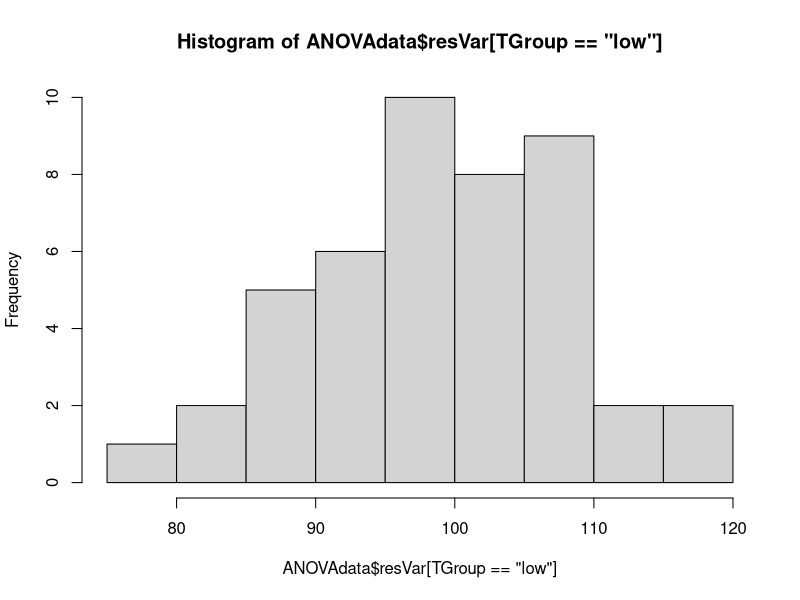
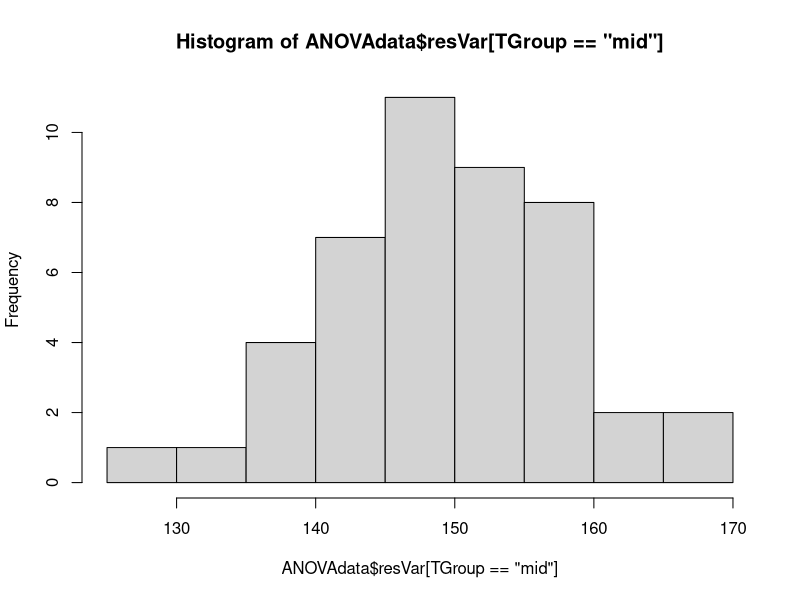
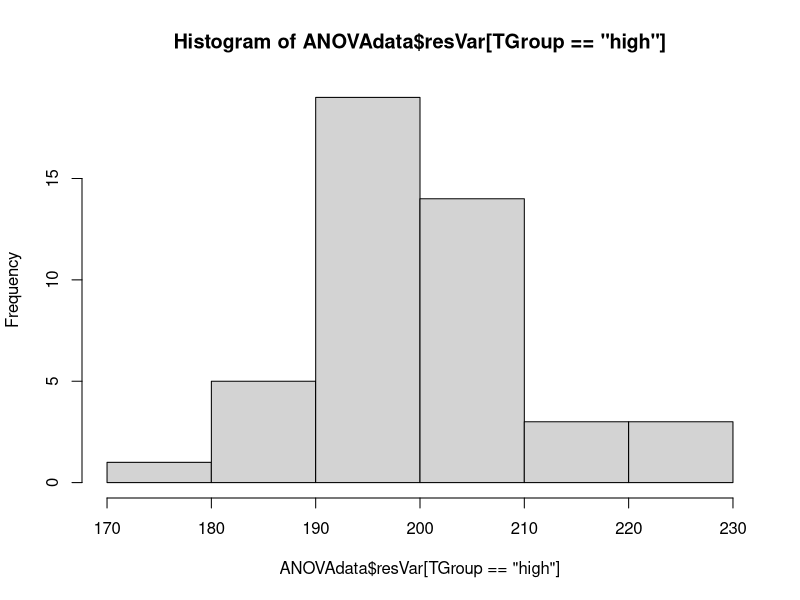
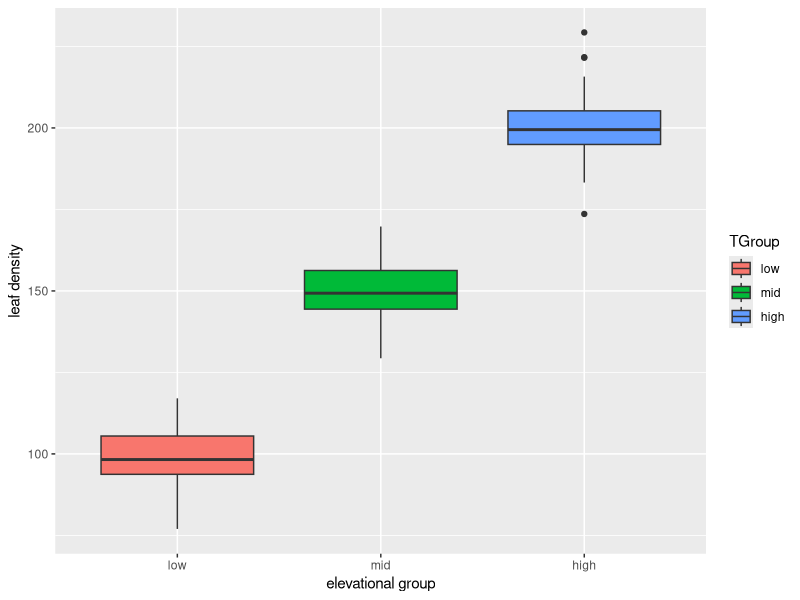
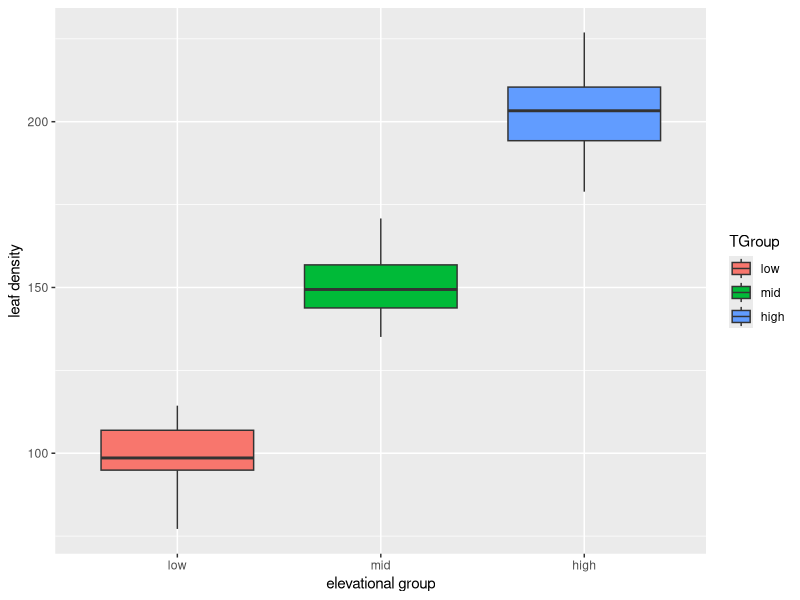
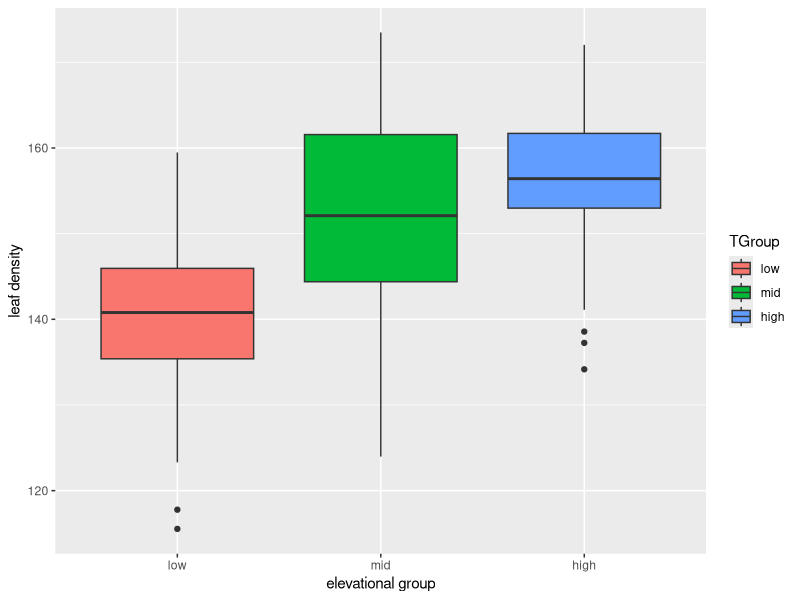
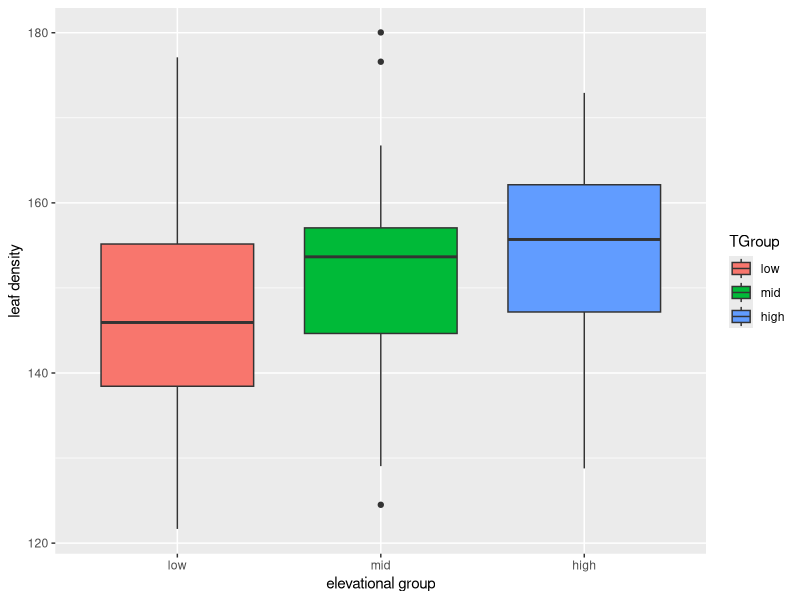
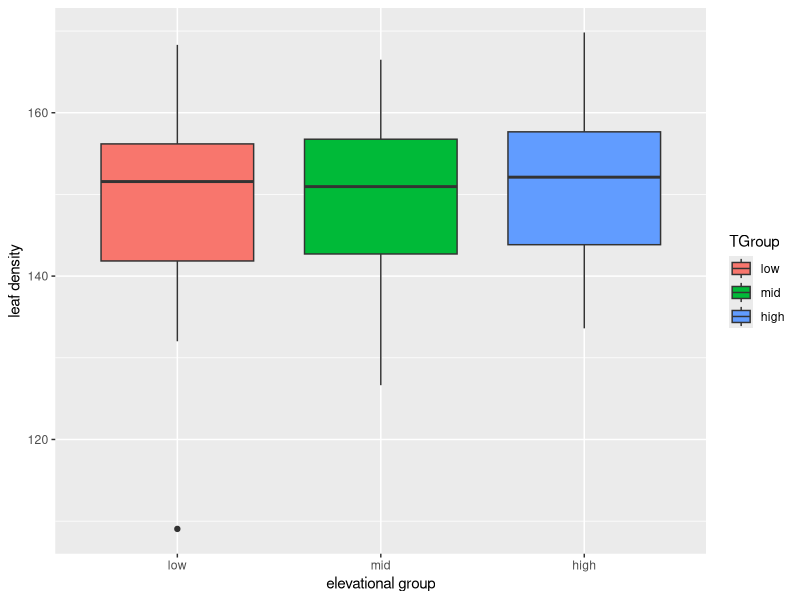

The R script that drew these images, in order:
## ---- chunk 1
data <- read.csv("Pinus.csv")

str(data) # checking structure and column label names

# renaming columns
data$LMA <- data$X.LMA..mg.mm2. # LMA = leaf mass per area (mg/mm^2)
data$Alt <- data$X.Alt # Alt = elevation (m)

# the LMA values are annoyingly small, so I'm converting the measurement to g/mm^2
data$LMA <- data$LMA*1000
data$LMA # these numbers are easier to look at


low <- subset(data, Alt == "1200") # low elevation = 1200m
mid <- subset(data, Alt == "1600") # mid elevation = 1600m
high <- subset(data, Alt == "2000") # high elevation = 2000m 

# expected mean LMA for low elevation = 100 g/mm^2
# expected mean LMA for mid elevation = 150 g/mm^2
# expected mean LMA for high elevation = 200 g/mm^2
# standard deviation = 10
# sample size for each group = 45

# making the random data set
nGroup <- 3 # number of treatment groups
nName <- c("low","mid","high") # names of groups
nSize <- c(45,45,45) # number of observations in each group
nMean <- c(100,150,200) # expected mean of each group
nSD <- c(10,10,10) # standard deviation of each group
ID <- 1:(sum(nSize)) # assigning and id number for each row

# putting the data into a dataframe
resVar <- c(rnorm(n=nSize[1],mean=nMean[1],sd=nSD[1]),
            rnorm(n=nSize[2],mean=nMean[2],sd=nSD[2]),
            rnorm(n=nSize[3],mean=nMean[3],sd=nSD[3]))

TGroup <- factor(x=rep(nName,nSize), levels=nName, ordered= is.ordered(nName)) # make a column with the nNames repeated nSize times as factor data so that order of elevational groups stays the way I want

ANOVAdata <- data.frame(ID,TGroup,resVar) # putting it all together

str(ANOVAdata) # checking it out
hist(ANOVAdata$resVar[TGroup == "low"])
hist(ANOVAdata$resVar[TGroup == "mid"]) #less normally distributed than I'd expect
hist(ANOVAdata$resVar[TGroup == "high"])

## ---- chunk 2
ANOVAmodel <- aov(resVar~TGroup,data=ANOVAdata) # ANOVA analysis
boop <- summary(ANOVAmodel) # put the summary into an object
boop # take a peek
aggregate(resVar~TGroup,data=ANOVAdata,FUN=mean) # print the means for low, mid, high
unlist(boop) # to make it easier to extract the ones we want
ANOVAsum <- list(Fval=unlist(boop)[7],probF=unlist(boop)[9]) # F statistic & p-value
ANOVAsum
## ---- chunk 3
library(ggplot2) # load ggplot

ANOVAplot <- ggplot(data=ANOVAdata,aes(x=TGroup,y=resVar,fill=TGroup)) +
  geom_boxplot() +
  xlab("elevational group") +
  ylab("leaf density")

print(ANOVAplot)

ggsave(filename = "ANOVA_HW8.pdf", plot = ANOVAplot, device = "pdf") #in case I want to look at this later
## ---- chunk 4
nGroup <- 3 
nName <- c("low","mid","high")
nSize <- c(45,45,45) 
nMean <- c(100,150,200)
nSD <- c(10,10,10) 
ID <- 1:(sum(nSize)) 
resVar <- c(rnorm(n=nSize[1],mean=nMean[1],sd=nSD[1]),
            rnorm(n=nSize[2],mean=nMean[2],sd=nSD[2]),
            rnorm(n=nSize[3],mean=nMean[3],sd=nSD[3]))
TGroup <- factor(x=rep(nName,nSize), levels=nName, ordered= is.ordered(nName)) 
ANOVAdata <- data.frame(ID,TGroup,resVar) 
ANOVAmodel <- aov(resVar~TGroup,data=ANOVAdata) 
boop <- summary(ANOVAmodel) 
aggregate(resVar~TGroup,data=ANOVAdata,FUN=mean)
unlist(boop)
ANOVAsum <- list(Fval=unlist(boop)[7],probF=unlist(boop)[9])
ANOVAsum
ANOVAplot <- ggplot(data=ANOVAdata,aes(x=TGroup,y=resVar,fill=TGroup)) +
  geom_boxplot() +
  xlab("elevational group") +
  ylab("leaf density")
print(ANOVAplot)
## ---- chunk 5
nGroup <- 3 
nName <- c("low","mid","high")
nSize <- c(45,45,45) 
nMean <- c(140,150,160)# I adjusted the difference b/n the means to be much smaller
nSD <- c(10,10,10) 
ID <- 1:(sum(nSize)) 
resVar <- c(rnorm(n=nSize[1],mean=nMean[1],sd=nSD[1]),
            rnorm(n=nSize[2],mean=nMean[2],sd=nSD[2]),
            rnorm(n=nSize[3],mean=nMean[3],sd=nSD[3]))
TGroup <- factor(x=rep(nName,nSize), levels=nName, ordered= is.ordered(nName)) 
ANOVAdata <- data.frame(ID,TGroup,resVar) 
ANOVAmodel <- aov(resVar~TGroup,data=ANOVAdata) 
boop <- summary(ANOVAmodel) 
aggregate(resVar~TGroup,data=ANOVAdata,FUN=mean)
unlist(boop)
ANOVAsum <- list(Fval=unlist(boop)[7],probF=unlist(boop)[9])
ANOVAsum
ANOVAplot <- ggplot(data=ANOVAdata,aes(x=TGroup,y=resVar,fill=TGroup)) +
  geom_boxplot() +
  xlab("elevational group") +
  ylab("leaf density")
print(ANOVAplot)
# that one was still very significantly different, so I'll try again

nGroup <- 3 
nName <- c("low","mid","high")
nSize <- c(45,45,45) 
nMean <- c(145,150,155)# going even smaller this time
nSD <- c(10,10,10) 
ID <- 1:(sum(nSize)) 
resVar <- c(rnorm(n=nSize[1],mean=nMean[1],sd=nSD[1]),
            rnorm(n=nSize[2],mean=nMean[2],sd=nSD[2]),
            rnorm(n=nSize[3],mean=nMean[3],sd=nSD[3]))
TGroup <- factor(x=rep(nName,nSize), levels=nName, ordered= is.ordered(nName)) 
ANOVAdata <- data.frame(ID,TGroup,resVar) 
ANOVAmodel <- aov(resVar~TGroup,data=ANOVAdata) 
boop <- summary(ANOVAmodel) 
aggregate(resVar~TGroup,data=ANOVAdata,FUN=mean)
unlist(boop)
ANOVAsum <- list(Fval=unlist(boop)[7],probF=unlist(boop)[9])
ANOVAsum
ANOVAplot <- ggplot(data=ANOVAdata,aes(x=TGroup,y=resVar,fill=TGroup)) +
  geom_boxplot() +
  xlab("elevational group") +
  ylab("leaf density")
print(ANOVAplot)
#still significant

nGroup <- 3 
nName <- c("low","mid","high")
nSize <- c(45,45,45) 
nMean <- c(149,150,151)# smaller!
nSD <- c(10,10,10) 
ID <- 1:(sum(nSize)) 
resVar <- c(rnorm(n=nSize[1],mean=nMean[1],sd=nSD[1]),
            rnorm(n=nSize[2],mean=nMean[2],sd=nSD[2]),
            rnorm(n=nSize[3],mean=nMean[3],sd=nSD[3]))
TGroup <- factor(x=rep(nName,nSize), levels=nName, ordered= is.ordered(nName)) 
ANOVAdata <- data.frame(ID,TGroup,resVar) 
ANOVAmodel <- aov(resVar~TGroup,data=ANOVAdata) 
boop <- summary(ANOVAmodel) 
aggregate(resVar~TGroup,data=ANOVAdata,FUN=mean)
unlist(boop)
ANOVAsum <- list(Fval=unlist(boop)[7],probF=unlist(boop)[9])
ANOVAsum
ANOVAplot <- ggplot(data=ANOVAdata,aes(x=TGroup,y=resVar,fill=TGroup)) +
  geom_boxplot() +
  xlab("elevational group") +
  ylab("leaf density")
print(ANOVAplot)
# this one wasn't significantly different
# so having a difference of 5 g/mm^2 b/n groups was significant, but 1 g/mm^2 is not
# let's try 3 now

nGroup <- 3 
nName <- c("low","mid","high")
nSize <- c(45,45,45) 
nMean <- c(147,150,153)# smaller!
nSD <- c(10,10,10) 
ID <- 1:(sum(nSize)) 
resVar <- c(rnorm(n=nSize[1],mean=nMean[1],sd=nSD[1]),
            rnorm(n=nSize[2],mean=nMean[2],sd=nSD[2]),
            rnorm(n=nSize[3],mean=nMean[3],sd=nSD[3]))
TGroup <- factor(x=rep(nName,nSize), levels=nName, ordered= is.ordered(nName)) 
ANOVAdata <- data.frame(ID,TGroup,resVar) 
ANOVAmodel <- aov(resVar~TGroup,data=ANOVAdata) 
boop <- summary(ANOVAmodel) 
aggregate(resVar~TGroup,data=ANOVAdata,FUN=mean)
unlist(boop)
ANOVAsum <- list(Fval=unlist(boop)[7],probF=unlist(boop)[9])
ANOVAsum
ANOVAplot <- ggplot(data=ANOVAdata,aes(x=TGroup,y=resVar,fill=TGroup)) +
  geom_boxplot() +
  xlab("elevational group") +
  ylab("leaf density")
print(ANOVAplot)
#this one was not significant! p = 0.054
## ---- chunk 6
nGroup <- 3 
nName <- c("low","mid","high")
nSize <- c(2,2,2) 
nMean <- c(100,150,200)
nSD <- c(10,10,10) 
ID <- 1:(sum(nSize)) 
resVar <- c(rnorm(n=nSize[1],mean=nMean[1],sd=nSD[1]),
            rnorm(n=nSize[2],mean=nMean[2],sd=nSD[2]),
            rnorm(n=nSize[3],mean=nMean[3],sd=nSD[3]))
TGroup <- factor(x=rep(nName,nSize), levels=nName, ordered= is.ordered(nName)) 
ANOVAdata <- data.frame(ID,TGroup,resVar) 
ANOVAmodel <- aov(resVar~TGroup,data=ANOVAdata) 
boop <- summary(ANOVAmodel) 
aggregate(resVar~TGroup,data=ANOVAdata,FUN=mean)
unlist(boop)
ANOVAsum <- list(Fval=unlist(boop)[7],probF=unlist(boop)[9])
ANOVAsum
ANOVAplot <- ggplot(data=ANOVAdata,aes(x=TGroup,y=resVar,fill=TGroup)) +
  geom_boxplot() +
  xlab("elevational group") +
  ylab("leaf density")
print(ANOVAplot)
